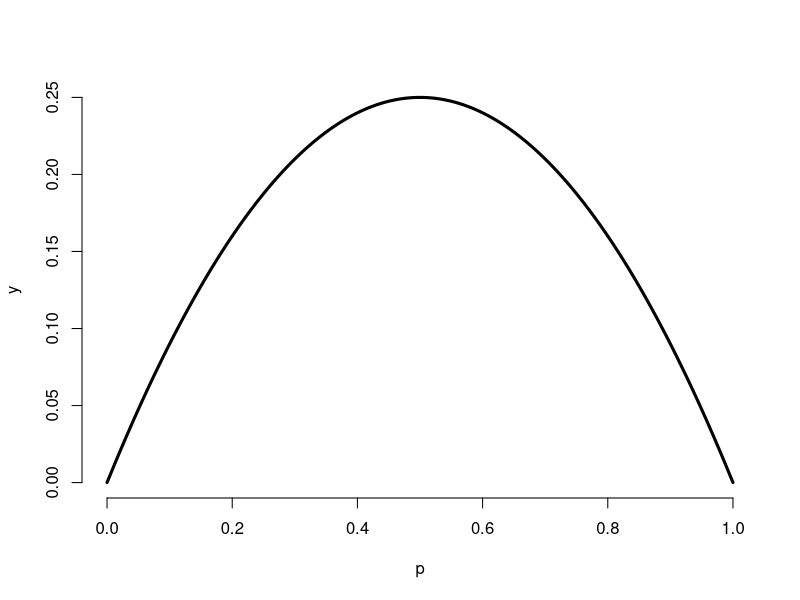
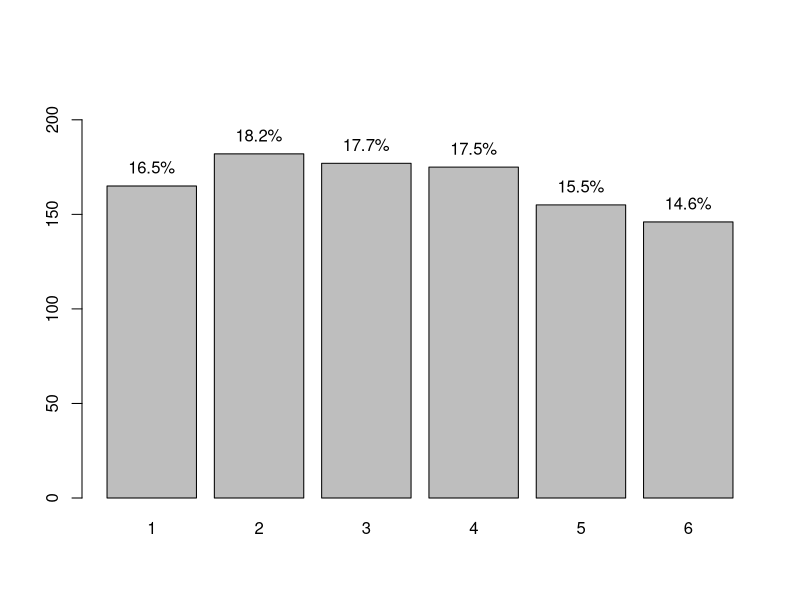
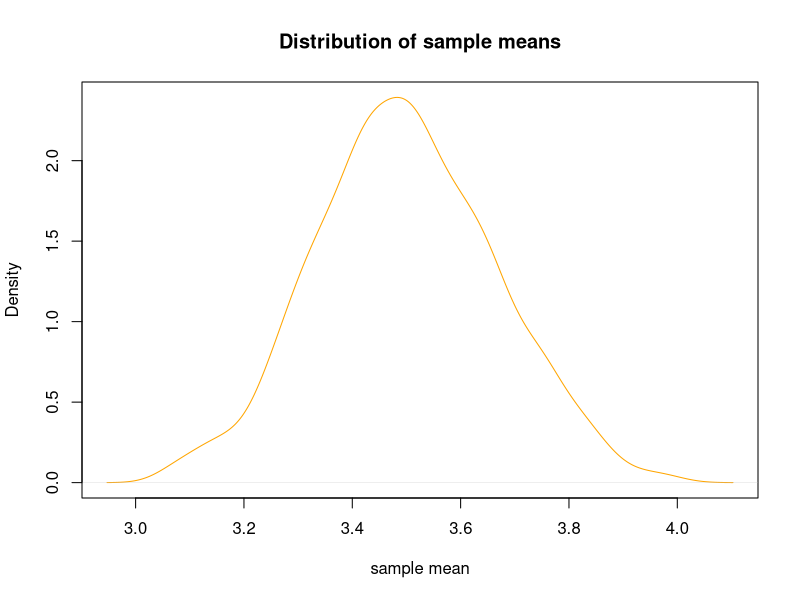

Generate these figures, in order, with R:
## ---- chunk 1
knitr::opts_chunk$set(echo = TRUE)
## ---- chunk 2
p = seq(0 , 1, length = 1000)
y = p * (1 - p)
plot(p, y, type = "l", lwd = 3, frame = FALSE)
## ---- chunk 3
p.die <- rep(1/6,6)
sum(p.die)
die <- 1:6
sample(die, size=10, prob=p.die, replace=T)
s <- table(sample(die, size=1000, prob=p.die, replace=T))
lbls = sprintf("%0.1f%%", s/sum(s)*100)
barX <- barplot(s, ylim=c(0,220))
text(x=barX, y=s+10, label=lbls)
## ---- chunk 4
generate.sample.means <- function(n) {
  sample.means <- numeric()
  for (i in 1:1000) { 
    sample.means <- append(sample.means, sum(sample(die, size=n, prob=p.die, replace=T))/n)
  }
  return (sample.means)
}
sample.means <- generate.sample.means(100)
plot(density(sample.means), main="Distribution of sample means",xlab="sample mean", col="orange")
